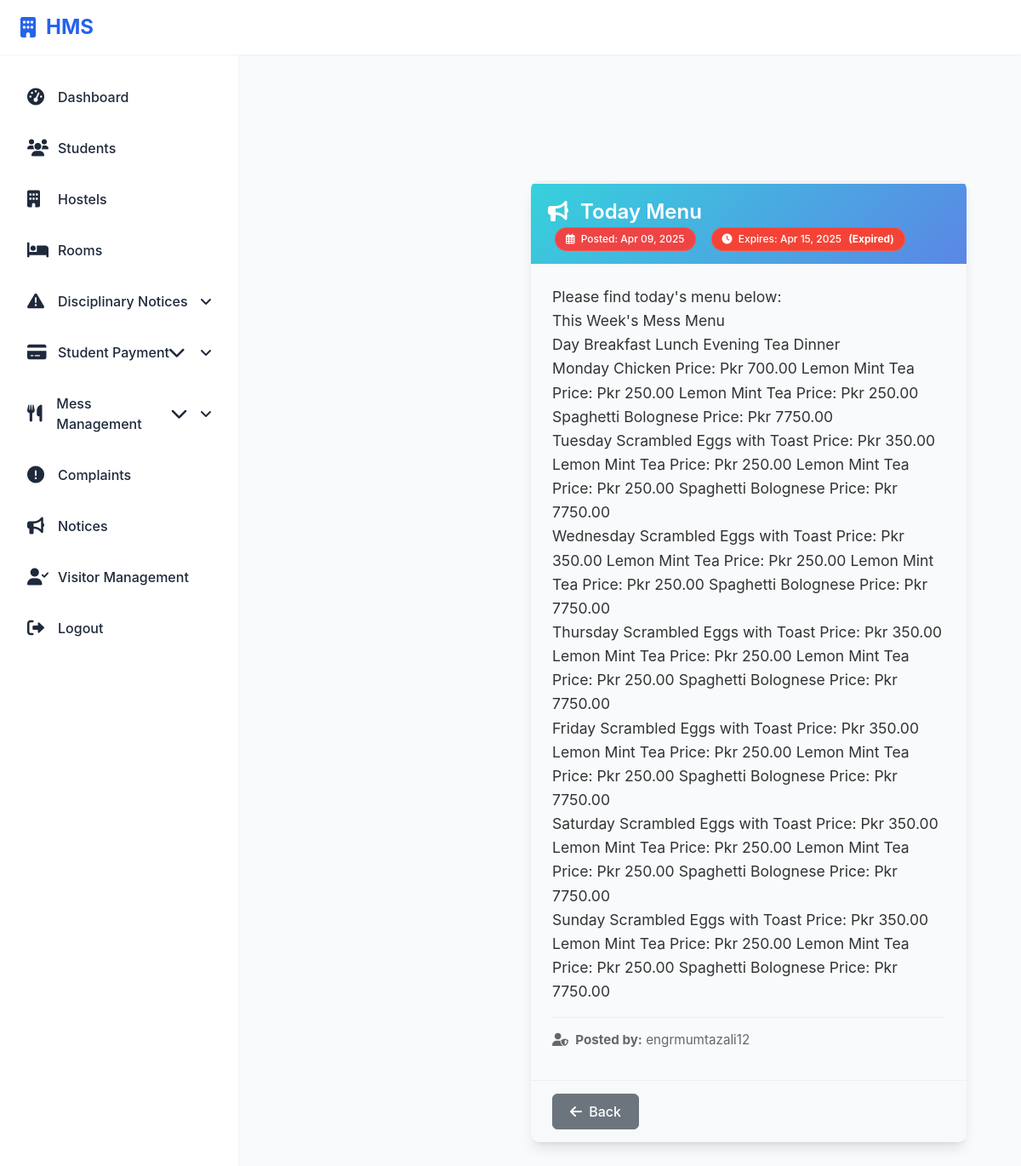
The app's page /hostel/notice/55/ (signed in) with its own data.
### hostel/models.py (models this page shows, shortened)
class NoticeBoard(models.Model):
    Notice_ID = models.AutoField(primary_key=True)
    Title = models.CharField(max_length=255)
    Content = models.TextField()
    Created_At = models.DateTimeField(auto_now_add=True)
    Expiry_Date = models.DateTimeField(null=True, blank=True)
    Admin_ID = models.ForeignKey(Admin, on_delete=models.CASCADE)
    Is_Active = models.BooleanField(default=True)

class Admin(models.Model):
    Admin_ID = models.AutoField(primary_key=True)
    Name = models.CharField(max_length=255)
    Password = models.CharField(max_length=128)
    Email = models.EmailField()
    Contact_Information = models.CharField(max_length=255)
    Admin_Role = models.CharField(max_length=100)
    Created_At = models.DateTimeField(auto_now_add=True)
    Updated_At = models.DateTimeField(auto_now=True)

### hostel/views.py (the view)
# urls.py: path('notice/<int:notice_id>/', views.student_view_notice, name='student_view_notice'),
@login_required
def student_view_notice(request, notice_id):
    try:
        notice = get_object_or_404(NoticeBoard, Notice_ID=notice_id, Is_Active=True)
        return render(request, 'notice_complaint_management/view_notice_student.html', {'notice': notice})
    except NoticeBoard.DoesNotExist:
        messages.error(request, 'Notice not found or has been deactivated.')
        return redirect('student_notices')

### hostel/templates/notice_complaint_management/view_notice_student.html (shortened to what this page needs)
{% extends 'base.html' %}
{% load static %}
{% block extra_css %}
<link rel="stylesheet" href="{% static 'css/notice-detail-styles.css' %}">
<link rel="stylesheet" href="{% static 'css/notice-detail-additional-styles.css' %}">
{% endblock %}
{% block content %}
<div class="content-wrapper">
    <section class="content">
        <div class="container-fluid">
            <div class="card notice-card shadow-lg">
                <div class="card-header bg-gradient-info">
                    <h3 class="card-title">
                        <i class="fas fa-bullhorn mr-2"></i>
                        {{ notice.Title }}
                    </h3>
                    <div class="card-tools">
                        <div class="date-info">
                            <span class="badge date-badge posted-date">
                                <i class="far fa-calendar-alt mr-1"></i> Posted: {{ notice.Created_At|date:"M d, Y" }}
                            </span>
                            {% if notice.Expiry_Date %}
                            <span class="badge date-badge expiry-date">
                                <i class="fas fa-clock mr-1"></i> Expires: {{ notice.Expiry_Date|date:"M d, Y" }}
                            </span>
                            {% endif %}
                        </div>
                    </div>
                </div>
                <div class="card-body">
                    <div class="notice-content">
                        {{ notice.Content|linebreaks }}
                    </div>
                    <div class="notice-meta mt-4">
                        <p class="user-info">
                            <i class="fas fa-user-shield mr-1"></i> <strong>Posted by:</strong> {{ notice.Admin_ID.Name }}
                        </p>
                    </div>
                </div>
                <div class="card-footer">
                    <a href="{% url 'student_notices' %}" class="btn btn-secondary btn-action">
                        <i class="fas fa-arrow-left mr-1"></i> Back
                    </a>
                </div>
            </div>
        </div>
    </section>
</div>
{% endblock %}

### hostel/static/css/showcase_notice.css (style rules this page uses)
:root { --primary-color: #4a6fdc; --primary-hover: #3d5cba; --success-color: #28a745; --danger-color: #dc3545; --warning-color: #ffc107; --light-gray: #f8f9fa; --medium-gray: #e9ecef; --dark-gray: #343a40; --border-color: #dee2e6; --shadow: 0 0.125rem 0.25rem rgba(0, 0, 0, 0.075); --transition: all 0.2s ease-in-out; }
.card-header { background-color: white; padding: 1.5rem; border-bottom: 1px solid var(--border-color); }
.card-body { padding: 1.5rem; }
.btn { display: inline-block; font-weight: 500; text-align: center; white-space: nowrap; vertical-align: middle; user-select: none; border: 1px solid transparent; padding: 0.75rem 1.5rem; font-size: 1rem; line-height: 1.5; border-radius: 0.25rem; transition: var(--transition); cursor: pointer; }

### hostel/static/css/admin_showcasenotices.css (style rules this page uses)
.card { border: none; border-radius: 10px; box-shadow: 0 4px 12px rgba(0, 0, 0, 0.08); margin-bottom: 2rem; overflow: hidden; }
.card-header { padding: 1rem 1.5rem; border-bottom: 1px solid rgba(0, 0, 0, 0.05); display: flex; justify-content: space-between; align-items: center; }
.card-body { padding: 1.5rem; }
.btn { padding: 0.375rem 0.75rem; border-radius: 0.25rem; font-weight: 500; text-align: center; vertical-align: middle; cursor: pointer; transition: color 0.15s ease-in-out, background-color 0.15s ease-in-out, border-color 0.15s ease-in-out, box-shadow 0.15s ease-in-out; }

### hostel/static/css/notice-detail-styles.css (style rules this page uses)
.content-wrapper { padding: 20px 0; }
.notice-card { border-radius: 10px; overflow: hidden; margin-bottom: 30px; transition: all 0.3s ease; border: none; }
.card-header.bg-gradient-info { background: linear-gradient(135deg, #36d1dc, #5b86e5); color: white; padding: 15px 20px; border-bottom: none; display: flex; justify-content: space-between; align-items: center; flex-wrap: wrap; }
.card-title { font-size: 1.5rem; font-weight: 600; margin-bottom: 0; }
.date-info { display: flex; gap: 10px; flex-wrap: wrap; }
.date-badge { padding: 8px 12px; border-radius: 20px; font-size: 0.85rem; font-weight: 500; background: rgba(255, 255, 255, 0.2); backdrop-filter: blur(5px); border: 1px solid rgba(255, 255, 255, 0.1); }
.posted-date { background-color: rgba(255, 255, 255, 0.25); }
.expiry-date { background-color: rgba(255, 255, 255, 0.15); }
.card-body { padding: 25px; }
.notice-content { font-size: 1.1rem; line-height: 1.6; color: #333; }
.notice-meta { padding-top: 15px; border-top: 1px solid #eee; color: #666; font-size: 0.95rem; }
.notice-meta p { margin-bottom: 10px; }
.badge { padding: 5px 10px; border-radius: 4px; font-weight: 500; }
.card-footer { background-color: #f8f9fa; border-top: 1px solid #eee; padding: 15px 25px; }
.btn-action { padding: 8px 20px; border-radius: 6px; font-weight: 500; transition: all 0.3s ease; }
.btn-secondary { background-color: #6c757d; border-color: #6c757d; color: white; }

### hostel/static/css/notice-detail-additional-styles.css (style rules this page uses)
.fade-in-up { animation: fadeInUp 0.5s ease-out forwards; }

### hostel/templates/base.html (style rules this page uses)
:root { --primary-color: #2563eb; --background-color: #f8fafc; --text-color: #1e293b; --sidebar-width: 280px; --header-height: 64px; --shadow-sm: 0 1px 2px 0 rgb(0 0 0 / 0.05); }
* { margin: 0; padding: 0; box-sizing: border-box; }
body { font-family: 'Inter', system-ui, -apple-system, sans-serif; background: var(--background-color); color: var(--text-color); min-height: 100vh; position: relative; }
.content { margin-left: var(--sidebar-width); margin-top: var(--header-height); padding: 2rem; min-height: calc(100vh - var(--header-height)); }
.badge { padding: 0.25rem 0.75rem; border-radius: 9999px; font-size: 0.75rem; font-weight: 500; background: #ef4444; color: white; margin-left: 0.5rem; }

### records on screen
NoticeBoard: Title "Today Menu", Created_At "Apr 09, 2025", Expiry_Date "Apr 15, 2025", Content "Please find today's menu below: This Week's Mess Menu Day Breakfast Lunch Evening Tea Dinner Monday Chicken Price: Pkr 700.00 Lemon Mint Tea Price: Pkr 250.00 Lemon Mint Tea Price: Pkr 250.00 Spaghetti Bolognese Price: Pkr 7750.00 Tuesday Scrambled Eggs with Toast Price: Pkr 350.00 Lemon Mint Tea Price: Pkr 250.00 Lemon Mint Tea Price: Pkr 250.00 Spaghetti Bolognese Price: Pkr 7750.00 Wednesday Scrambled Eggs with Toast Price: Pkr 350.00 Lemon Mint Tea Price: Pkr 250.00 Lemon Mint Tea Price: Pkr 250.00 Spaghetti Bolognese Price: Pkr 7750.00 Thursday Scrambled Eggs with Toast Price: Pkr 350.00 Lemon Mint Tea Price: Pkr 250.00 Lemon Mint Tea Price: Pkr 250.00 Spaghetti Bolognese Price: Pkr…", Admin_ID.Name "engrmumtazali12"
